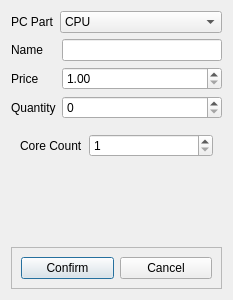
<?xml version="1.0" encoding="UTF-8"?>
<ui version="4.0">
 <class>AddProductDialog</class>
 <widget class="QDialog" name="AddProductDialog">
  <property name="geometry">
   <rect>
    <x>0</x>
    <y>0</y>
    <width>233</width>
    <height>300</height>
   </rect>
  </property>
  <property name="windowTitle">
   <string>Add Product</string>
  </property>
  <layout class="QVBoxLayout" name="verticalLayout">
   <item>
    <layout class="QFormLayout" name="formLayout_3">
     <item row="0" column="0">
      <widget class="QLabel" name="label_4">
       <property name="text">
        <string>PC Part</string>
       </property>
      </widget>
     </item>
     <item row="0" column="1">
      <widget class="QComboBox" name="pcPartDropdown">
       <item>
        <property name="text">
         <string>CPU</string>
        </property>
       </item>
       <item>
        <property name="text">
         <string>RAM</string>
        </property>
       </item>
       <item>
        <property name="text">
         <string>MOTHERBOARD</string>
        </property>
       </item>
      </widget>
     </item>
    </layout>
   </item>
   <item>
    <layout class="QFormLayout" name="formLayout">
     <item row="0" column="0">
      <widget class="QLabel" name="label">
       <property name="text">
        <string>Name</string>
       </property>
      </widget>
     </item>
     <item row="0" column="1">
      <widget class="QLineEdit" name="name"/>
     </item>
     <item row="1" column="0">
      <widget class="QLabel" name="label_2">
       <property name="text">
        <string>Price</string>
       </property>
      </widget>
     </item>
     <item row="1" column="1">
      <widget class="QDoubleSpinBox" name="price">
       <property name="minimum">
        <double>1.000000000000000</double>
       </property>
       <property name="maximum">
        <double>99999.990000000005239</double>
       </property>
      </widget>
     </item>
     <item row="2" column="0">
      <widget class="QLabel" name="label_7">
       <property name="text">
        <string>Quantity</string>
       </property>
      </widget>
     </item>
     <item row="2" column="1">
      <widget class="QSpinBox" name="quantity"/>
     </item>
    </layout>
   </item>
   <item>
    <widget class="QStackedWidget" name="stackedWidget">
     <property name="currentIndex">
      <number>0</number>
     </property>
     <widget class="QWidget" name="page">
      <layout class="QGridLayout" name="gridLayout_2">
       <item row="0" column="0">
        <layout class="QFormLayout" name="formLayout_2">
         <item row="0" column="0">
          <widget class="QLabel" name="label_3">
           <property name="text">
            <string>Core Count</string>
           </property>
          </widget>
         </item>
         <item row="0" column="1">
          <widget class="QSpinBox" name="coreCount">
           <property name="minimum">
            <number>1</number>
           </property>
           <property name="maximum">
            <number>300</number>
           </property>
          </widget>
         </item>
        </layout>
       </item>
      </layout>
     </widget>
     <widget class="QWidget" name="page_2">
      <layout class="QGridLayout" name="gridLayout_3">
       <item row="0" column="0">
        <layout class="QFormLayout" name="formLayout_4">
         <item row="0" column="0">
          <widget class="QLabel" name="label_5">
           <property name="text">
            <string>Size (GB)</string>
           </property>
          </widget>
         </item>
         <item row="0" column="1">
          <widget class="QComboBox" name="size">
           <item>
            <property name="text">
             <string>4</string>
            </property>
           </item>
           <item>
            <property name="text">
             <string>8</string>
            </property>
           </item>
           <item>
            <property name="text">
             <string>16</string>
            </property>
           </item>
          </widget>
         </item>
        </layout>
       </item>
      </layout>
     </widget>
     <widget class="QWidget" name="page_3">
      <layout class="QGridLayout" name="gridLayout_4">
       <item row="0" column="0">
        <layout class="QFormLayout" name="formLayout_5">
         <item row="0" column="0">
          <widget class="QLabel" name="label_6">
           <property name="text">
            <string>Form Factor</string>
           </property>
          </widget>
         </item>
         <item row="0" column="1">
          <widget class="QComboBox" name="formFactor">
           <item>
            <property name="text">
             <string>ATX</string>
            </property>
           </item>
           <item>
            <property name="text">
             <string>Micro-ATX</string>
            </property>
           </item>
           <item>
            <property name="text">
             <string>Mini-ITX</string>
            </property>
           </item>
          </widget>
         </item>
        </layout>
       </item>
      </layout>
     </widget>
    </widget>
   </item>
   <item>
    <widget class="QFrame" name="frame">
     <property name="frameShape">
      <enum>QFrame::StyledPanel</enum>
     </property>
     <property name="frameShadow">
      <enum>QFrame::Raised</enum>
     </property>
     <layout class="QHBoxLayout" name="horizontalLayout">
      <item>
       <widget class="QPushButton" name="confirmButton">
        <property name="text">
         <string>Confirm</string>
        </property>
       </widget>
      </item>
      <item>
       <widget class="QPushButton" name="cancelButton">
        <property name="text">
         <string>Cancel</string>
        </property>
       </widget>
      </item>
     </layout>
    </widget>
   </item>
  </layout>
 </widget>
 <resources/>
 <connections/>
</ui>
